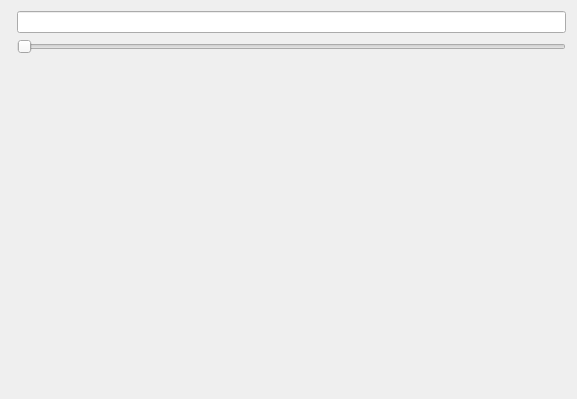
<?xml version="1.0" encoding="UTF-8"?>
<ui version="4.0">
 <class>IntType</class>
 <widget class="QWidget" name="IntType">
  <property name="geometry">
   <rect>
    <x>0</x>
    <y>0</y>
    <width>577</width>
    <height>399</height>
   </rect>
  </property>
  <property name="windowTitle">
   <string>Form</string>
  </property>
  <layout class="QFormLayout" name="formLayout">
   <item row="0" column="1">
    <widget class="QLineEdit" name="lineEdit"/>
   </item>
   <item row="1" column="1">
    <widget class="QSlider" name="horizontalSlider">
     <property name="orientation">
      <enum>Qt::Horizontal</enum>
     </property>
    </widget>
   </item>
  </layout>
 </widget>
 <resources/>
 <connections/>
</ui>
